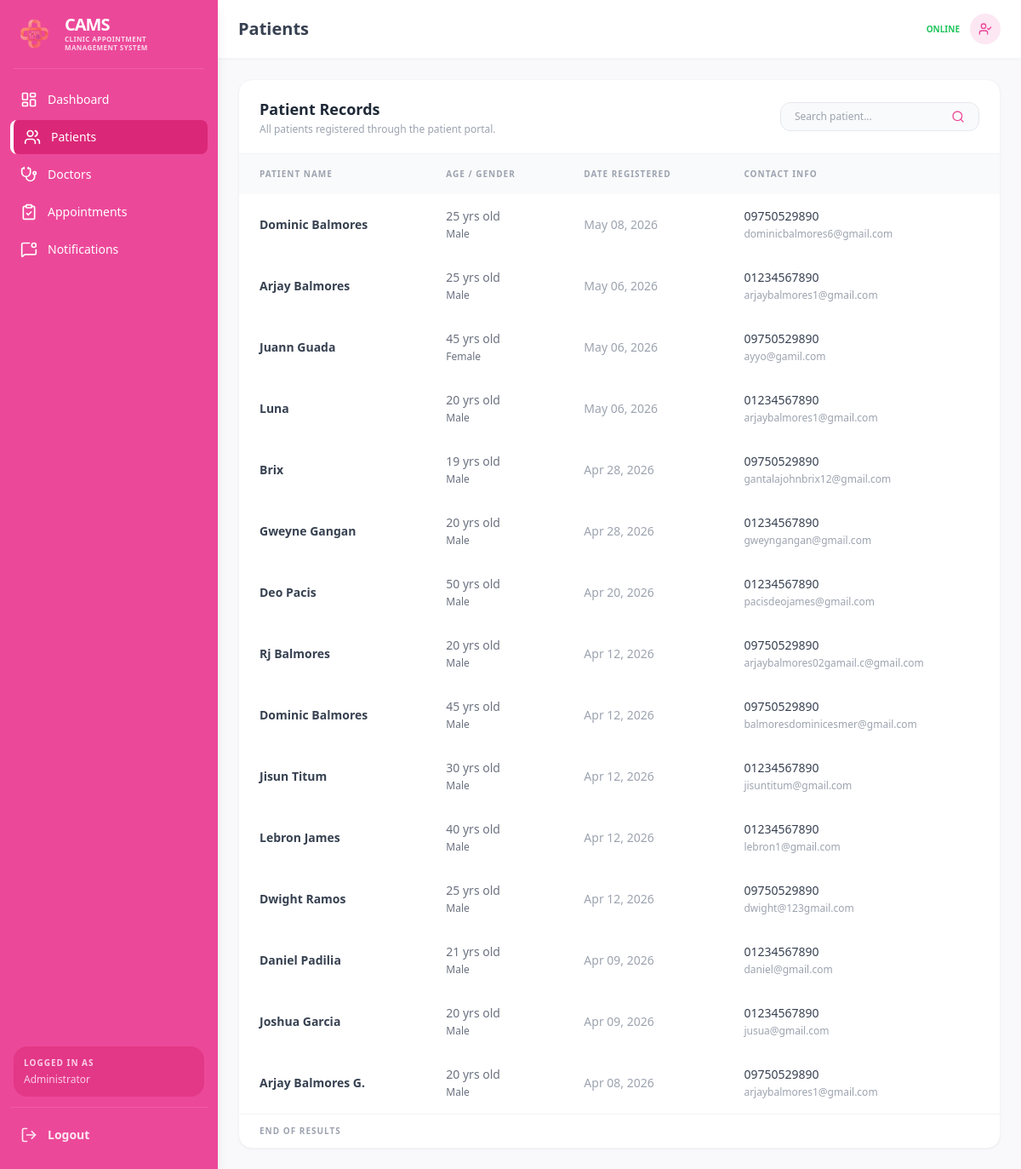
Screenshot of /patients_dashB.php (signed in) with the database file from the repository.
### tables this page shows
CREATE TABLE `patients` (
  `id` int(11) NOT NULL,
  `name` varchar(100) NOT NULL,
  `age` int(11) DEFAULT NULL,
  `gender` varchar(10) DEFAULT NULL,
  `contact` varchar(20) NOT NULL,
  `email` varchar(100) NOT NULL,
  `address` text DEFAULT NULL,
  `status` varchar(20) DEFAULT 'Pending',
  `created_at` timestamp NOT NULL DEFAULT current_timestamp()
);

### patients_dashB.php (the view, shortened to what this page needs)
<?php
include("conn.php");
?>
<!DOCTYPE html>
<html lang="en">
<head>
    <script src="https://cdn.tailwindcss.com"></script>
</head>
<body class="bg-gray-50 overflow-hidden">
<div class="flex h-screen overflow-hidden">
    <aside id="sidebar" class="fixed md:static inset-y-0 left-0 z-50 w-64 bg-pink-500 text-white flex flex-col shadow-lg
                               -translate-x-full md:translate-x-0 transition-transform duration-300">
        <div class="flex items-center p-4 gap-3">
            <img class="w-12 h-12 flex-shrink-0" src="mainlogo.png" alt="CAMS Logo">
            <div>
                <h1 class="font-bold text-xl uppercase tracking-tighter leading-none">CAMS</h1>
                <p class="font-bold text-[8px] text-pink-100 uppercase tracking-wider opacity-90 leading-tight mt-0.5">
                    Clinic Appointment <br> Management System
                </p>
            </div>
        </div>
        <hr class="border-pink-400 mx-4 opacity-50">
        <nav class="mt-4 flex-1 px-3">
            <ul class="space-y-1">
                <li><a href="admin_dashboard.php" class="flex items-center hover:bg-pink-600 px-3 py-2.5 rounded-lg transition-all"><i data-lucide="layout-dashboard" class="w-5 h-5 flex-shrink-0"></i><span class="ml-3 font-medium text-sm whitespace-nowrap">Dashboard</span></a></li>
                <li><a href="patients_dashB.php" class="flex items-center bg-pink-600 border-l-4 border-white px-3 py-2.5 rounded-lg transition-all"><i data-lucide="users" class="w-5 h-5 flex-shrink-0"></i><span class="ml-3 font-medium text-sm whitespace-nowrap">Patients</span></a></li>
                <li><a href="doctors_dashB.php" class="flex items-center hover:bg-pink-600 px-3 py-2.5 rounded-lg transition-all"><i data-lucide="stethoscope" class="w-5 h-5 flex-shrink-0"></i><span class="ml-3 font-medium text-sm whitespace-nowrap">Doctors</span></a></li>
                <li><a href="appointment_dashB.php" class="flex items-center hover:bg-pink-600 px-3 py-2.5 rounded-lg transition-all"><i data-lucide="clipboard-check" class="w-5 h-5 flex-shrink-0"></i><span class="ml-3 font-medium text-sm whitespace-nowrap">Appointments</span></a></li>
                <li><a href="notification_dashB.php" class="flex items-center hover:bg-pink-600 px-3 py-2.5 rounded-lg transition-all"><i data-lucide="message-square-dot" class="w-5 h-5 flex-shrink-0"></i><span class="ml-3 font-medium text-sm whitespace-nowrap">Notifications</span></a></li>
            </ul>
        </nav>
        <div class="px-4 pb-3">
            <div class="bg-pink-600/50 rounded-2xl p-3">
                <p class="text-[10px] text-pink-200 font-bold uppercase tracking-widest mb-1">Logged in as</p>
                <p class="text-pink-200 text-xs">Administrator</p>
            </div>
        </div>
        <div class="px-3 pb-5">
            <hr class="border-pink-400 mb-3 opacity-50">
            <button onclick="location.href='logout.php'" class="w-full flex items-center px-3 py-2.5 hover:bg-pink-700 rounded-xl transition-all text-pink-100 hover:text-white">
                <i data-lucide="log-out" class="w-5 h-5 flex-shrink-0"></i>
                <span class="ml-3 font-bold text-sm">Logout</span>
            </button>
        </div>
    </aside>
    <div class="flex-1 flex flex-col min-w-0 overflow-hidden">
        <header class="bg-white border-b border-gray-100 shadow-sm px-6 py-4 flex justify-between items-center flex-shrink-0">
            <div class="flex items-center gap-4">
                <h2 class="text-xl font-bold text-gray-700">Patients</h2>
            </div>
            <div class="flex items-center gap-3">
                <div class="text-right hidden sm:block">
                    <p class="text-[10px] text-green-500 font-semibold uppercase">Online</p>
                </div>
                <div class="w-9 h-9 bg-pink-100 rounded-full flex items-center justify-center text-pink-500">
                    <i data-lucide="user-check" class="w-4 h-4"></i>
                </div>
            </div>
        </header>
        <div class="flex-1 overflow-hidden p-6 bg-gray-50/50">
            <div class="bg-white rounded-2xl shadow-sm border border-gray-100 h-full flex flex-col overflow-hidden">
                <div class="px-6 py-5 border-b border-gray-100 flex flex-col sm:flex-row justify-between items-start sm:items-center gap-4">
                    <div>
                        <h3 class="text-lg font-black text-gray-800">Patient Records</h3>
                        <p class="text-xs text-gray-400 font-medium mt-0.5">All patients registered through the patient portal.</p>
                    </div>
                    <form method="GET" class="flex border border-gray-200 rounded-xl px-4 py-2 bg-gray-50 focus-within:ring-2 focus-within:ring-pink-300 transition-all">
                        <input type="text" name="search" placeholder="Search patient..." value="<?= htmlspecialchars($_GET['search'] ?? ''); ?>" class="bg-transparent outline-none w-44 text-xs text-gray-600">
                        <button type="submit" class="text-pink-500 ml-2"><i data-lucide="search" class="w-4 h-4"></i></button>
                    </form>
                </div>
                <div class="flex-1 overflow-y-auto custom-scrollbar">
                    <table class="w-full text-left border-separate border-spacing-0">
                        <thead class="sticky top-0 z-10">
                            <tr class="bg-gray-50 text-gray-400 uppercase text-[10px] font-black tracking-widest border-b">
                                <th class="px-6 py-4">Patient Name</th>
                                <th class="px-6 py-4">Age / Gender</th>
                                <th class="px-6 py-4">Date Registered</th>
                                <th class="px-6 py-4">Contact Info</th>
                            </tr>
                        </thead>
                        <tbody class="divide-y divide-gray-50">
                            <?php
                            $query = "SELECT * FROM patients";
                            $query .= " ORDER BY id DESC";
                            $result = mysqli_query($conn, $query);
                            if (mysqli_num_rows($result) > 0):
                                while ($row = mysqli_fetch_assoc($result)):
                                    $date    = date('M d, Y', strtotime($row['created_at']));
                                    $name    = htmlspecialchars($row['name']);
                                    $contact = htmlspecialchars($row['contact']);
                                    $email   = htmlspecialchars($row['email']);
                                    $age     = (int) $row['age'];
                                    $gender  = htmlspecialchars($row['gender']);
                            ?>
                            <tr class="hover:bg-pink-50/30 transition-all">
                                <td class="px-6 py-4 font-bold text-gray-700 text-sm"><?= $name; ?></td>
                                <td class="px-6 py-4 text-gray-500 text-sm">
                                    <span class="block font-medium"><?= $age; ?> yrs old</span>
                                    <span class="text-xs"><?= $gender; ?></span>
                                </td>
                                <td class="px-6 py-4 text-gray-400 text-sm"><?= $date; ?></td>
                                <td class="px-6 py-4 text-sm">
                                    <span class="block font-medium text-gray-700"><?= $contact; ?></span>
                                    <span class="text-xs text-gray-400"><?= $email; ?></span>
                                </td>
                            </tr>
                            <?php
                                endwhile;
                            else:
                            ?>
                            <tr>
                                <td colspan="4" class="px-6 py-10 text-center text-gray-400 italic text-sm">No patient records found.</td>
                            </tr>
                            <?php endif; ?>
                        </tbody>
                    </table>
                </div>
                <div class="px-6 py-3 border-t border-gray-100">
                    <p class="text-[10px] text-gray-400 font-bold uppercase tracking-widest">End of results</p>
                </div>
            </div>
        </div>
    </div>
</div>
</body>
</html>

### rows the page displays
patients: name "Dominic Balmores", age "25", gender "Male", created_at "May 08, 2026", contact "09750529890", email "dominicbalmores6@gmail.com"
patients: name "Arjay Balmores", age "25", gender "Male", created_at "May 06, 2026", contact "01234567890", email "arjaybalmores1@gmail.com"
patients: name "Juann Guada", age "45", gender "Female", created_at "May 06, 2026", contact "09750529890", email "ayyo@gamil.com"
patients: name "Luna", age "20", gender "Male", created_at "May 06, 2026", contact "01234567890", email "arjaybalmores1@gmail.com"
patients: name "Brix", age "19", gender "Male", created_at "Apr 28, 2026", contact "09750529890", email "gantalajohnbrix12@gmail.com"
patients: name "Gweyne Gangan", age "20", gender "Male", created_at "Apr 28, 2026", contact "01234567890", email "gweyngangan@gmail.com"
patients: name "Deo Pacis", age "50", gender "Male", created_at "Apr 20, 2026", contact "01234567890", email "pacisdeojames@gmail.com"
patients: name "Rj Balmores", age "20", gender "Male", created_at "Apr 12, 2026", contact "09750529890", email "arjaybalmores02gamail.c@gmail.com"
patients: name "Dominic Balmores", age "45", gender "Male", created_at "Apr 12, 2026", contact "09750529890", email "balmoresdominicesmer@gmail.com"
patients: name "Jisun Titum", age "30", gender "Male", created_at "Apr 12, 2026", contact "01234567890", email "jisuntitum@gmail.com"
patients: name "Lebron James", age "40", gender "Male", created_at "Apr 12, 2026", contact "01234567890", email "lebron1@gmail.com"
patients: name "Dwight Ramos", age "25", gender "Male", created_at "Apr 12, 2026", contact "09750529890", email "dwight@123gmail.com"
patients: name "Daniel Padilia", age "21", gender "Male", created_at "Apr 09, 2026", contact "01234567890", email "daniel@gmail.com"
patients: name "Joshua Garcia", age "20", gender "Male", created_at "Apr 09, 2026", contact "01234567890", email "jusua@gmail.com"
patients: name "Arjay Balmores G.", age "20", gender "Male", created_at "Apr 08, 2026", contact "09750529890", email "arjaybalmores1@gmail.com"
